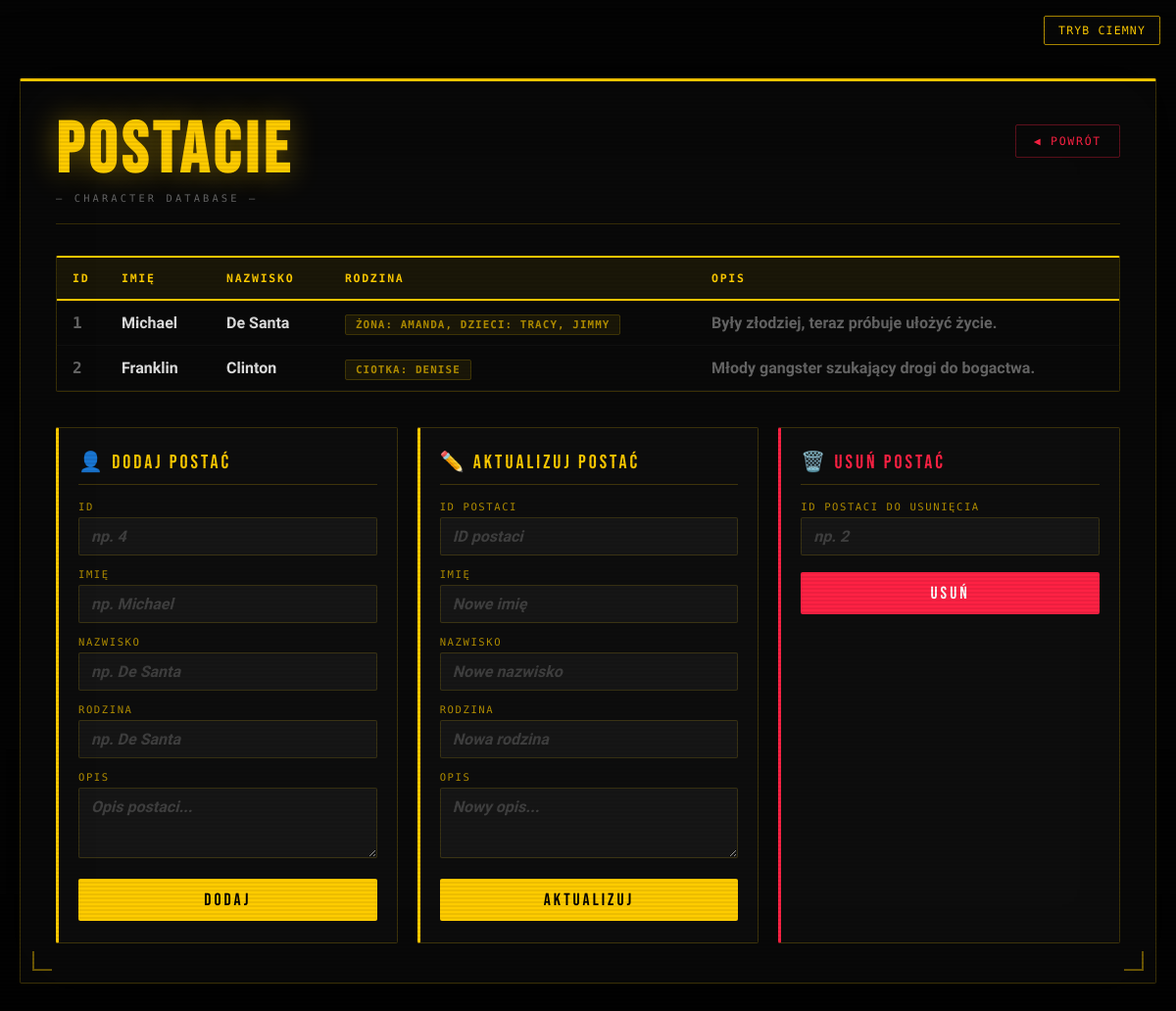
/postacie.php, run on the app's committed database.
### tables this page shows
CREATE TABLE `postacie` (
  `id` int(11) NOT NULL,
  `imie` varchar(100) NOT NULL,
  `nazwisko` varchar(100) NOT NULL,
  `opis` text NOT NULL,
  `rodzina` text NOT NULL
);

### postacie.php (the view, shortened to what this page needs)
<!DOCTYPE html>
<html lang="pl">
<head>
    <link rel="stylesheet" href="postacie.css">
</head>
<body>
    <div class="controls">
        <button id="toggle-dark-mode">Tryb ciemny</button>
    </div>
    <div class="container">
        <div class="page-header">
            <div>
                <h1>Postacie</h1>
                <span class="page-header__sub">— CHARACTER DATABASE —</span>
            </div>
            <a href="gta.php" class="back-btn">◀ Powrót</a>
        </div>
        <?php
        $conn = mysqli_connect('localhost', 'root', '', 'gta');
        $q = "SELECT * FROM postacie";
        $result = mysqli_query($conn, $q);
        if (mysqli_num_rows($result) > 0) {
            echo "<div class='table-wrap'>";
            echo "<table class='characters-table'>";
            echo "<thead><tr>";
            echo "<th>ID</th><th>Imię</th><th>Nazwisko</th><th>Rodzina</th><th>Opis</th>";
            echo "</tr></thead><tbody>";
            while($row = mysqli_fetch_assoc($result)) {
                echo "<tr>";
                echo "<td class='cell-id'>" . $row['id'] . "</td>";
                echo "<td class='cell-name'>" . htmlspecialchars($row['imie']) . "</td>";
                echo "<td class='cell-name'>" . htmlspecialchars($row['nazwisko']) . "</td>";
                echo "<td><span class='type-badge'>" . htmlspecialchars($row['rodzina']) . "</span></td>";
                echo "<td class='cell-opis'>" . htmlspecialchars($row['opis']) . "</td>";
                echo "</tr>";
            }
            echo "</tbody></table></div>";
        }
        ?>
        <div class="forms-grid">
            <div class="form-panel">
                <div class="form-panel__title">👤 Dodaj postać</div>
                <form method="POST" action="postacie.php">
                    <div class="field">
                        <label>ID</label>
                        <input type="number" name="id" placeholder="np. 4" required>
                    </div>
                    <div class="field">
                        <label>Imię</label>
                        <input type="text" name="imie" placeholder="np. Michael" required>
                    </div>
                    <div class="field">
                        <label>Nazwisko</label>
                        <input type="text" name="nazwisko" placeholder="np. De Santa" required>
                    </div>
                    <div class="field">
                        <label>Rodzina</label>
                        <input type="text" name="rodzina" placeholder="np. De Santa">
                    </div>
                    <div class="field">
                        <label>Opis</label>
                        <textarea name="opis" placeholder="Opis postaci..."></textarea>
                    </div>
                    <input type="submit" name="insert" value="DODAJ">
                </form>
            </div>
            <div class="form-panel">
                <div class="form-panel__title">✏️ Aktualizuj postać</div>
                <form method="POST" action="">
                    <div class="field">
                        <label>ID postaci</label>
                        <input type="number" name="id" placeholder="ID postaci" required>
                    </div>
                    <div class="field">
                        <label>Imię</label>
                        <input type="text" name="imie" placeholder="Nowe imię">
                    </div>
                    <div class="field">
                        <label>Nazwisko</label>
                        <input type="text" name="nazwisko" placeholder="Nowe nazwisko">
                    </div>
                    <div class="field">
                        <label>Rodzina</label>
                        <input type="text" name="rodzina" placeholder="Nowa rodzina">
                    </div>
                    <div class="field">
                        <label>Opis</label>
                        <textarea name="opis" placeholder="Nowy opis..."></textarea>
                    </div>
                    <input type="submit" name="update" value="AKTUALIZUJ">
                </form>
            </div>
            <div class="form-panel form-panel--delete">
                <div class="form-panel__title">🗑️ Usuń postać</div>
                <form method="POST" action="postacie.php">
                    <div class="field">
                        <label>ID postaci do usunięcia</label>
                        <input type="number" name="id_delete" placeholder="np. 2" required>
                    </div>
                    <input type="submit" name="delete" value="USUŃ" class="btn-delete">
                </form>
            </div>
        </div>
    </div>
</body>
</html>

### data on the page
postacie: id "1", imie "Michael", nazwisko "De Santa", rodzina "ŻONA: AMANDA, DZIECI: TRACY, JIMMY", opis "Były złodziej, teraz próbuje ułożyć życie."
postacie: id "2", imie "Franklin", nazwisko "Clinton", rodzina "CIOTKA: DENISE", opis "Młody gangster szukający drogi do bogactwa."
